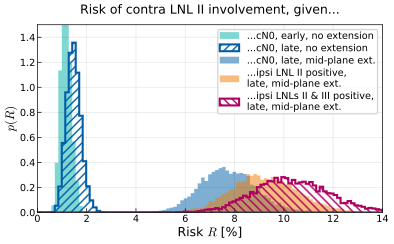

Write Python code to recreate this figure.
"""
Script to plot contralateral risk(s) depending on ipsilateral involvement.
"""
from pathlib import Path
import matplotlib.pyplot as plt
import numpy as np
from lyscripts.plot.histograms import get_size

from _utils import Histogram, draw


RISK_FILE = "../data/midline-with-mixing-v3-risks.hdf5"
USZ_COLORS = {
    "blue": '#005ea8',
    "green": '#00afa5',
    "orange": '#f17900',
    "red": '#ae0060',
    "gray": '#c5d5db',
}


if __name__ == "__main__":
    plt.style.use("../../../.mplstyle")

    fig, ax = plt.subplots(
        nrows=1, ncols=1,
        figsize=get_size(),
    )

    histograms = [
        Histogram(
            filename=RISK_FILE,
            dataname="contra-II/healthyCT/early/noext",
            kwargs={
                "label": "...cN0, early, no extension",
                "color": USZ_COLORS["green"],
            }
        ),
        Histogram(
            filename=RISK_FILE,
            dataname="contra-II/healthyCT/late/noext",
            kwargs={
                "label": "...cN0, late, no extension",
                "color": USZ_COLORS["blue"],
                "histtype": "step",
                "linewidth": 1.5,
                "alpha": 1.,
                "hatch": "////",
            }
        ),
        Histogram(
            filename=RISK_FILE,
            dataname="contra-II/healthyCT/late/ext",
            kwargs={
                "label": "...cN0, late, mid-plane ext.",
                "color": USZ_COLORS["blue"],
            }
        ),
        Histogram(
            filename=RISK_FILE,
            dataname="contra-II/ipsi-II-pos/late/ext",
            kwargs={
                "label": "...ipsi LNL II positive,\nlate, mid-plane ext.",
                "color": USZ_COLORS["orange"]
            }
        ),
        Histogram(
            filename=RISK_FILE,
            dataname="contra-II/ipsi-IIandIII-pos/late/ext",
            kwargs={
                "label": "...ipsi LNLs II & III positive,\nlate, mid-plane ext.",
                "color": USZ_COLORS["red"],
                "histtype": "step",
                "linewidth": 1.5,
                "linestyle": "-",
                "alpha": 1.,
                "hatch": r"\\\\",
            }
        ),
    ]

    ax = draw(
        ax,
        contents=histograms,
        xlim=[0., 14.],
        hist_kwargs={"bins": np.linspace(0., 14., 100)}
    )
    ax.set_title("Risk of contra LNL II involvement, given...")
    ax.set_xlabel("Risk $R$ [%]")
    ax.set_ylabel("$p(R)$")
    ax.legend(labelspacing=0.3)
    ax.set_ylim(bottom=0., top=1.5)
    plt.savefig(Path(__file__).with_suffix(".svg"))
